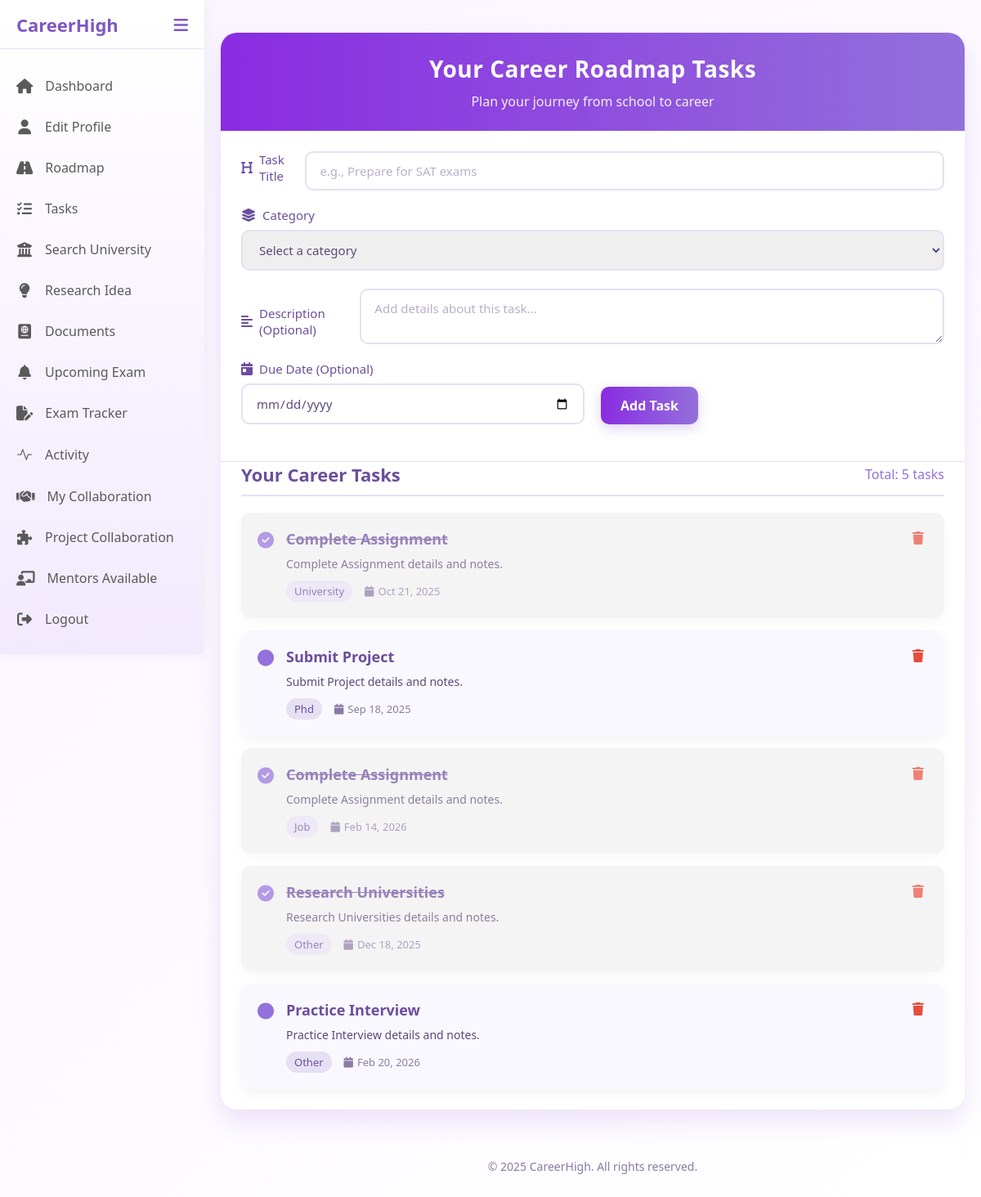
/Task.php (signed in), run on the app's committed database.
### tables this page shows
CREATE TABLE `tasks` (
  `id` int(11) NOT NULL,
  `user_id` int(11) DEFAULT NULL,
  `title` varchar(255) NOT NULL,
  `description` text DEFAULT NULL,
  `category` enum('school','high-school','university','bachelor','master','phd','job','other') NOT NULL,
  `due_date` date DEFAULT NULL,
  `completed` tinyint(1) DEFAULT 0,
  `created_at` timestamp NOT NULL DEFAULT current_timestamp()
);

### Task.php (the view, shortened to what this page needs)
<?php
require_once("connect.php");
$tasks = [];
$sql = "SELECT * FROM tasks
        WHERE user_id = ?
        ORDER BY
        FIELD(category, 'school', 'high-school', 'university', 'bachelor', 'master', 'phd', 'job', 'other'),
        due_date ASC, created_at ASC";
$stmt = mysqli_prepare($conn, $sql);
mysqli_stmt_bind_param($stmt, "i", $_SESSION['user_id']);
mysqli_stmt_execute($stmt);
$result = mysqli_stmt_get_result($stmt);
if ($result && mysqli_num_rows($result) > 0) {
    while ($row = mysqli_fetch_assoc($result)) {
        $tasks[] = $row;
    }
}
?>
<!DOCTYPE html>
<html lang="en">
<head>
    <link rel="stylesheet" href="https://cdnjs.cloudflare.com/ajax/libs/font-awesome/6.4.0/css/all.min.css">
    <link rel="stylesheet" href="https://cdn.jsdelivr.net/npm/bootstrap-icons@1.11.3/font/bootstrap-icons.min.css">
    <link rel="stylesheet" href="css/Tasks.css">
</head>
<body>
    <div class="sidebar">
        <div class="sidebar-header">
            <div class="logo">CareerHigh</div>
            <button class="toggle-btn">
                <i class="fas fa-bars"></i>
            </button>
        </div>
        <div class="menu-items">
            <a href="Dashboard.php" class="menu-item">
                <i class="fas fa-home"></i>
                <span>Dashboard</span>
            </a>
            <a href="studentProfile.php" class="menu-item">
                <i class="fas fa-user"></i>
                <span>Edit Profile</span>
            </a>
            <a href="Roadmap.php" class="menu-item">
                <i class="fa-solid fa-road"></i>
                <span>Roadmap</span>
            </a>
            <a href="Task.php" class="menu-item">
                <i class="fas fa-tasks"></i>
                <span>Tasks</span>
            </a>
            <a href="UniversityFilter.php" class="menu-item">
                <i class="fa fa-university" aria-hidden="true"></i>
                <span>Search University</span>
            </a>
            <a href="research_idea.php" class="menu-item">
                <i class="fa-solid fa-lightbulb"></i>
                <span>Research Idea</span>
            </a>
            <a href="Document.php" class="menu-item">
                <i class="fa-solid fa-passport"></i>
                <span>Documents</span>
            </a>
            <a href="ExamNotification.php" class="menu-item">
                <i class='fas fa-bell'></i>
                <span>Upcoming Exam</span>
            </a>
            <a href="ExamTracker.php" class="menu-item">
                <i class="fa-solid fa-file-pen"></i>
                <span>Exam Tracker</span>
            </a>
            <a href="Activity.php" class="menu-item">
                    <i class="bi bi-activity"></i>
                <span>Activity</span>
            </a>
            <a href="MyCollab.php" class="menu-item">
                    <i class="fas fa-handshake"></i>
                <span>My Collaboration</span>
            </a>
            <a href="ResearchCollaboration.php" class="menu-item">
                    <i class="fas fa-puzzle-piece"></i>
                <span>Project Collaboration</span>
            </a>
            <a href="MentorFilter.php" class="menu-item">
                <i class="fa-solid fa-chalkboard-user"></i>
                <span>Mentors Available</span>
            </a>
            <a href="logout.php" class="menu-item">
                <i class="fas fa-sign-out-alt"></i>
                <span>Logout</span>
            </a>
        </div>
    </div>
    <div class="main-content">
        <div class="container">
            <header>
                <h1>Your Career Roadmap Tasks</h1>
                <p class="subtitle">Plan your journey from school to career</p>
            </header>
            <form class="task-form" method="POST" action="task.php">
                <div class="form-row">
                    <div class="form-group">
                        <label for="title"><i class="fas fa-heading"></i> Task Title</label>
                        <input type="text" id="title" name="title" placeholder="e.g., Prepare for SAT exams" required>
                    </div>
                </div>
                <div class="form-group">
                        <label for="category"><i class="fas fa-layer-group"></i> Category</label>
                        <select id="category" name="category" required>
                            <option value="">Select a category</option>
                        </select>
                    </div>
                <br>
                <div class="form-row">
                    <div class="form-group">
                        <label for="description"><i class="fas fa-align-left"></i> Description (Optional)</label>
                        <textarea id="description" name="description" placeholder="Add details about this task..."></textarea>
                    </div>
                </div>
                <div class="form-row">
                    <div class="form-group">
                        <label for="due_date"><i class="fas fa-calendar-day"></i> Due Date (Optional)</label>
                        <input type="date" id="due_date" name="due_date">
                    </div>
                    <div class="form-group">
                        <button type="submit" name="add_task" class="btn-submit">Add Task</button>
                    </div>
                </div>
            </form>
            <div class="tasks-section">
                <div class="tasks-header">
                    <h2 class="tasks-title">Your Career Tasks</h2>
                    <div class="tasks-count">Total: <span><?php echo count($tasks); ?></span> tasks</div>
                </div>
                <?php if (count($tasks) > 0): ?>
                    <div class="tasks-list">
                        <?php foreach ($tasks as $task): ?>
                            <div class="task-card <?php echo $task['completed'] ? 'completed' : ''; ?>">
                                <div class="task-check">
                                    <a href="task.php?toggle_id=<?php echo $task['id']; ?>" class="check-btn">
                                        <i class="fas fa-<?php echo $task['completed'] ? 'check-circle' : 'circle'; ?>"></i>
                                    </a>
                                </div>
                                <div class="task-content">
                                    <h3 class="task-title"><?php echo htmlspecialchars($task['title']); ?></h3>
                                    <?php if (!empty($task['description'])): ?>
                                        <p class="task-description"><?php echo htmlspecialchars($task['description']); ?></p>
                                    <?php endif; ?>
                                    <div class="task-meta">
                                        <span class="task-category"><?php echo ucfirst($task['category']); ?></span>
                                        <?php if (!empty($task['due_date'])): ?>
                                            <span class="task-due">
                                                <i class="fas fa-calendar"></i>
                                                <?php echo date('M j, Y', strtotime($task['due_date'])); ?>
                                            </span>
                                        <?php endif; ?>
                                    </div>
                                </div>
                                <div class="task-actions">
                                    <a href="task.php?delete_id=<?php echo $task['id']; ?>" class="delete-btn"
                                       onclick="return confirm('Are you sure you want to delete this task?')">
                                        <i class="fas fa-trash"></i>
                                    </a>
                                </div>
                            </div>
                        <?php endforeach; ?>
                    </div>
                <?php endif; ?>
            </div>
        </div>
        <div class="copyright">
            © 2025 CareerHigh. All rights reserved.
        </div>
    </div>
</body>
</html>

### css/Tasks.css (style rules this page uses)
* { margin: 0; padding: 0; box-sizing: border-box; font-family: 'Segoe UI', Tahoma, Geneva, Verdana, sans-serif; }
body { background: linear-gradient(135deg, #f9f5ff 0%, #ffffff 100%); min-height: 100vh; display: flex; padding: 20px; overflow-x: hidden; }
.sidebar { width: 250px; background: linear-gradient(to bottom, #ffffff, #f2eafd); height: 100vh; position: fixed; left: 0; top: 0; box-shadow: 0 0 15px rgba(0, 0, 0, 0.05); transition: all 0.3s ease; z-index: 1000; display: flex; flex-direction: column; overflow-y: auto; overflow-x: hidden; }
.sidebar-header { padding: 20px; display: flex; align-items: center; justify-content: space-between; border-bottom: 1px solid rgba(147, 112, 219, 0.2); position: relative; min-height: 60px; }
.logo { font-size: 22px; font-weight: 600; color: #7e57c2; opacity: 1; transition: opacity 0.3s ease; }
.toggle-btn { background: none; border: none; cursor: pointer; color: #7e57c2; font-size: 20px; position: absolute; right: 20px; top: 50%; transform: translateY(-50%); z-index: 10; transition: all 0.3s ease; }
.menu-items { padding: 20px 0; flex: 1; }
.menu-item { padding: 14px 20px; display: flex; align-items: center; color: #5a5a5a; text-decoration: none; transition: all 0.2s ease; }
.menu-item i { margin-right: 15px; font-size: 18px; min-width: 20px; text-align: center; }
.main-content { margin-left: 250px; transition: margin-left 0.3s ease; width: calc(100% - 250px); display: flex; flex-direction: column; min-height: 100vh; }
.container { width: 100%; max-width: 1200px; background: white; border-radius: 20px; box-shadow: 0 15px 30px rgba(143, 76, 215, 0.15); overflow: hidden; margin: 20px auto; }
header { background: linear-gradient(to right, #8a2be2, #9370db); color: white; padding: 25px; text-align: center; }
h1 { font-weight: 600; font-size: 28px; margin-bottom: 10px; letter-spacing: 0.5px; }
.subtitle { font-weight: 300; opacity: 0.9; }
.task-form { padding: 25px; border-bottom: 1px solid #e6e0f3; }
.form-row { display: flex; flex-wrap: wrap; gap: 20px; margin-bottom: 20px; }
.form-group { flex: 1 0 calc(50% - 20px); position: relative; min-width: 250px; }
.form-group:last-child { display: flex; align-items: flex-end; }
label { display: block; margin-bottom: 8px; font-weight: 500; color: #6b4e9d; font-size: 15px; display: flex; align-items: center; }
label i { margin-right: 8px; font-size: 16px; }
input, select, textarea { width: 100%; padding: 12px 16px; border: 2px solid #e6e0f3; border-radius: 10px; font-size: 15px; color: #5a4b79; transition: all 0.3s ease; resize: vertical; }
input::placeholder, textarea::placeholder { color: #b8b0cc; }
.btn-submit { background: linear-gradient(to right, #8a2be2, #9370db); color: white; border: none; padding: 12px 24px; border-radius: 10px; font-size: 16px; font-weight: 600; cursor: pointer; transition: all 0.3s ease; box-shadow: 0 5px 15px rgba(147, 112, 219, 0.3); }
.tasks-section { padding: 0 25px 25px; }
.tasks-header { display: flex; justify-content: space-between; align-items: center; margin-bottom: 20px; padding-bottom: 10px; border-bottom: 2px solid #e6e0f3; }
.tasks-title { font-size: 22px; color: #6b4e9d; font-weight: 600; }
.tasks-count { color: #9370db; font-weight: 500; }
.tasks-list { display: flex; flex-direction: column; gap: 15px; }
.task-card { background: #faf8ff; border-radius: 12px; padding: 20px; box-shadow: 0 5px 15px rgba(0, 0, 0, 0.05); transition: all 0.3s ease; display: flex; align-items: flex-start; gap: 15px; }
.task-card.completed { opacity: 0.7; background-color: #f0f0f0; }
.task-card.completed .task-title { text-decoration: line-through; }
.task-check { flex-shrink: 0; }
.check-btn { color: #9370db; font-size: 20px; text-decoration: none; transition: all 0.2s; }
.task-content { flex-grow: 1; }
.task-title { font-size: 18px; font-weight: 600; color: #6b4e9d; margin-bottom: 8px; }
.task-description { font-size: 14px; color: #5a4b79; margin-bottom: 10px; line-height: 1.5; }
.task-meta { display: flex; gap: 15px; font-size: 13px; }
.task-category { background-color: #e6e0f3; color: #6b4e9d; padding: 4px 10px; border-radius: 20px; font-weight: 500; }
.task-due { display: flex; align-items: center; color: #8a7ba5; }
.task-due i { margin-right: 5px; }
.task-actions { flex-shrink: 0; }
.delete-btn { color: #e74c3c; font-size: 16px; text-decoration: none; transition: all 0.2s; padding: 5px; }
.copyright { text-align: center; margin-top: 20px; color: #8a7ba5; font-size: 14px; padding: 20px; }

### data on the page
tasks: completed 1 (drawn), title "Complete Assignment", description "Complete Assignment details and notes.", category "University", due_date "Oct 21, 2025"
tasks: completed 0 (drawn), title "Submit Project", description "Submit Project details and notes.", category "Phd", due_date "Sep 18, 2025"
tasks: completed 1 (drawn), title "Complete Assignment", description "Complete Assignment details and notes.", category "Job", due_date "Feb 14, 2026"
tasks: completed 1 (drawn), title "Research Universities", description "Research Universities details and notes.", category "Other", due_date "Dec 18, 2025"
tasks: completed 0 (drawn), title "Practice Interview", description "Practice Interview details and notes.", category "Other", due_date "Feb 20, 2026"

### other printed values
count($tasks) "5"
